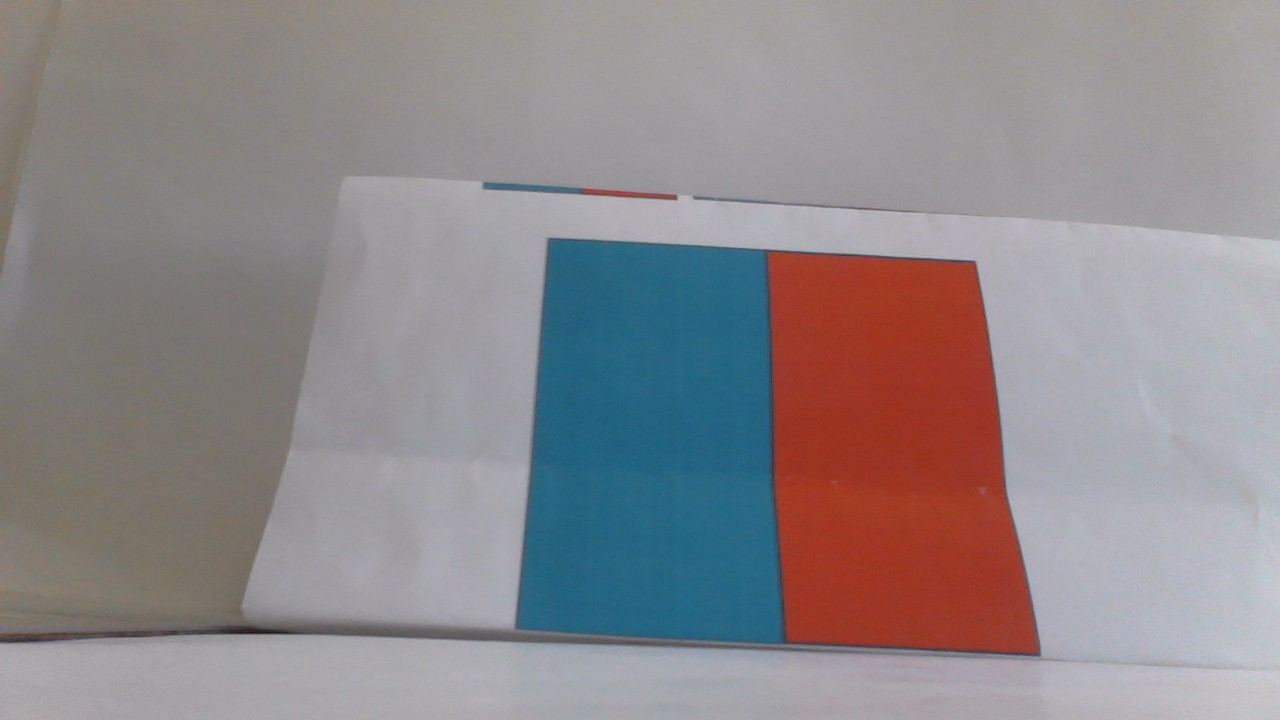
#> input picture Calibration15cm.jpg, 1280 x 720 px
$ python 'DIstance Detection.py'
#> lines starting #> are read from the running program, lines starting #| are printed output that depends on the picture; after the words box and inside, x2 and y2 are one past the last pixel; in counts of white or black regions, pixels touching at a corner belong together; long printed decimals are rounded
#> further down, image is the input picture: shape (720, 1280, 3); mean B, G, R 139.6, 136.9, 142.5
# import the necessary packages
from imutils import paths
import numpy as np
import imutils
import cv2
def find_marker(image):
	# convert the image to grayscale, blur it, and detect edges
	gray = cv2.cvtColor(image, cv2.COLOR_BGR2GRAY)
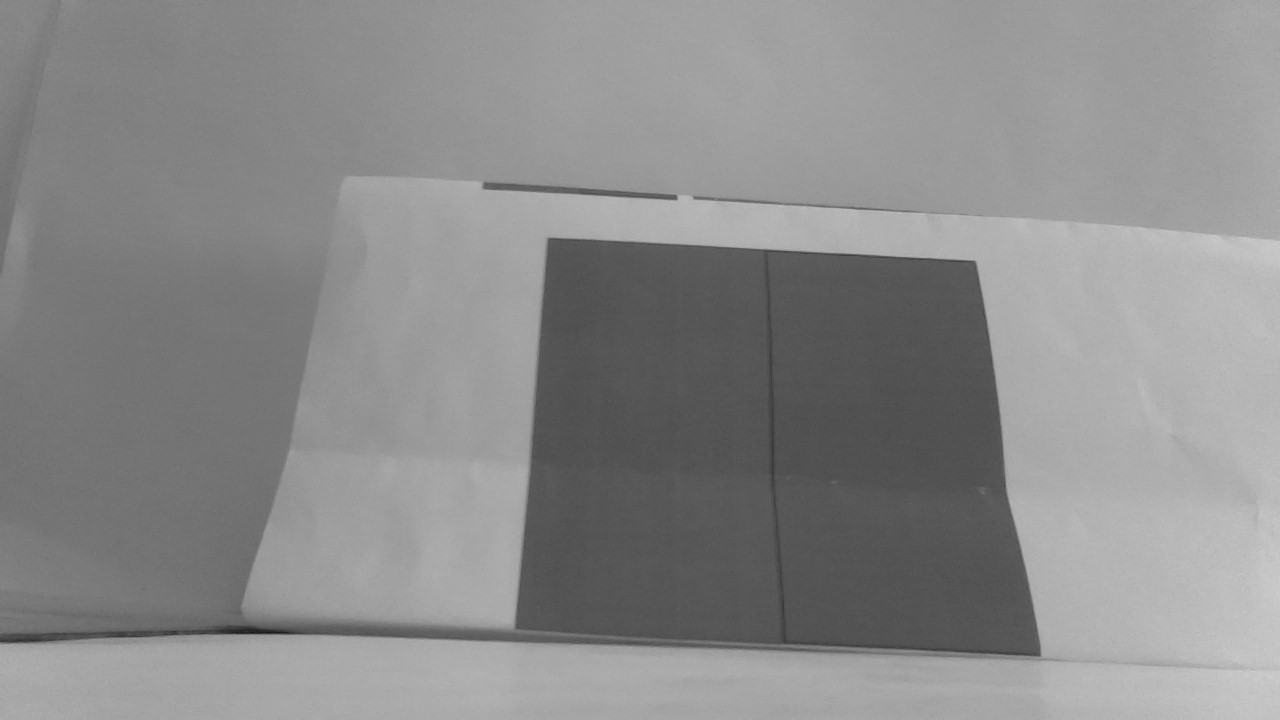
#> gray: shape (720, 1280); min 22, max 206, mean 138.8
	gray = cv2.GaussianBlur(gray, (5, 5), 0)
	edged = cv2.Canny(gray, 35, 125)
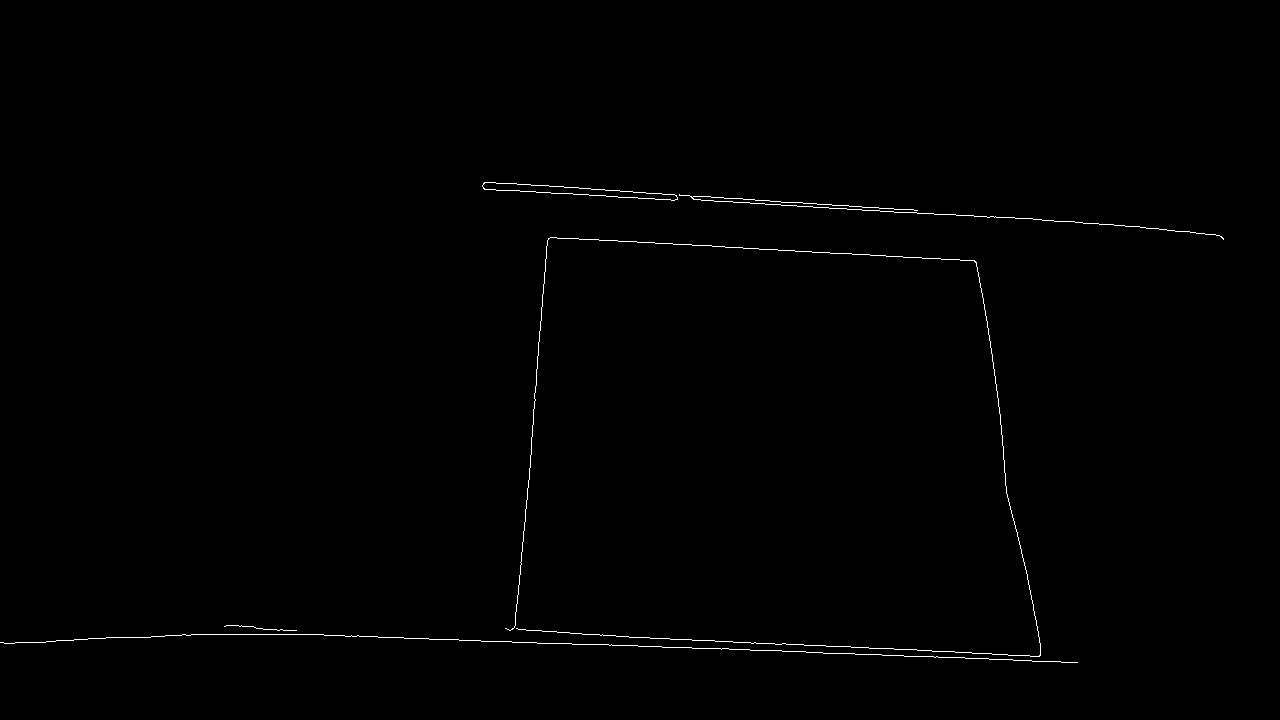
#> edged: shape (720, 1280); 0.44% white in thin lines or dots, all inside (x1, y1, x2, y2) = (0, 182, 1224, 663)
	# find the contours in the edged image and keep the largest one;
	# we'll assume that this is our piece of paper in the image
	cnts = cv2.findContours(edged.copy(), cv2.RETR_LIST, cv2.CHAIN_APPROX_SIMPLE)
#> cnts = 6 contours, 4 with area under 20; largest, box (x1, y1, x2, y2) and area: (482, 182, 678, 201) 1215, (482, 182, 678, 201) 1211
	cnts = imutils.grab_contours(cnts)
	c = max(cnts, key = cv2.contourArea)
#> c = contour of 62 points, box (x1, y1, x2, y2) (482, 182, 678, 201), area 1215
	# compute the bounding box of the of the paper region and return it
	return cv2.minAreaRect(c)

def distance_to_camera(knownWidth, focalLength, perWidth):
	# compute and return the distance from the maker to the camera
	return (knownWidth * focalLength) / perWidth


KNOWN_DISTANCE = 15 #marker is set to 20cm apart from teh camera
KNOWN_WIDTH = 8

image = cv2.imread("Calibration15cm.jpg")
marker = find_marker(image)
#> marker = ((579.6, 190.7), (8.13, 195.5), -86.72)
color = (255,0,0)
print(marker[0])
#| (579.573, 190.721)
print(marker[1])
#| (8.134, 195.482)
image = cv2.rectangle(image,(700,191), (500,195), color, -1)
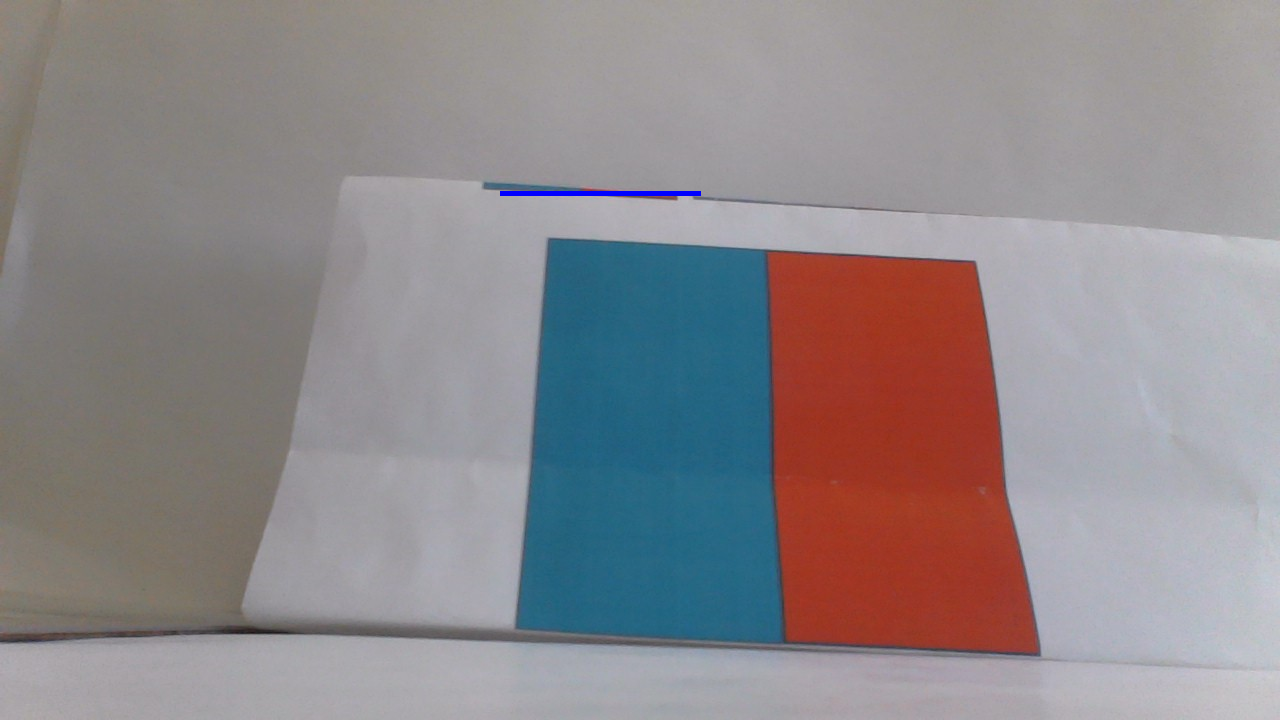
#> image: shape (720, 1280, 3); 0.11% of pixels changed, all inside (x1, y1, x2, y2) = (500, 191, 701, 196)
cv2.imshow("picture", image)
focalLength = (marker[1][0] * KNOWN_DISTANCE) / KNOWN_WIDTH
#> focalLength = 15.25
print(focalLength)
#| 15.252
cv2.waitKey(0)
